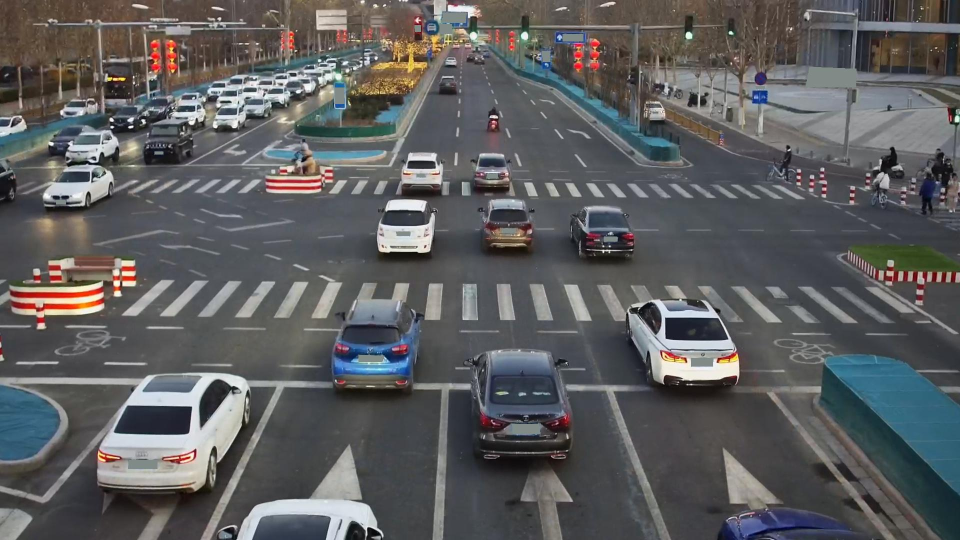
#> input picture example-single-infrastructure-side/single-infrastructure-side/image/000000.jpg, 1920 x 1080 px (shown at 1/2 size)
$ python -i cosmos.py   (imports and definitions only)
#> lines starting #> are read from the running program, lines starting #| are printed output that depends on the picture
#> further down, picture is the input picture: shape (1080, 1920, 3); mean B, G, R 94.5, 93.4, 93.1
"""Eingabe fuer Cosmos-Transfer2.5 und Cosmos 3 aus einem aufgenommenen Clip (ohne CARLA testbar).

<clip>/cosmos/ enthaelt fuenf Videos mit gleicher Laenge, Groesse und fps, Frame fuer Frame
pixelgenau deckungsgleich; beide Modelle lesen dieselben Dateien:

  rgb.mp4            Kamerabild (Transfer2.5: video_path; Cosmos 3 braucht es nicht)
  depth.mp4          inverse Tiefe, ueber den ganzen Clip auf 0..255 normiert (nah = hell),
                     wie Cosmos Video Depth Anything aufbereitet
  seg.mp4            jedes Segment eine feste Farbe, Hintergrund (unbeschriftet) schwarz.
                     Einzeln: Fahrzeuge, Personen, Masten, Ampeln, Schilder; der Rest pro Klasse
  edge.mp4           Canny-Kanten des Kamerabilds wie Cosmos (Preset medium: Schwellen 100/200)
  vis.mp4            weichgezeichnetes Kamerabild wie Cosmos (Bilateralfilter, Preset medium);
                     heisst bei Transfer2.5 "vis", bei Cosmos 3 "blur"

Dazu je Modell eine Spec, Pfade relativ zur Datei, name = Clipname:

  transfer2.5.json   fuer examples/inference.py von cosmos-transfer2.5: edge 1.0, depth 0.5, seg 1.0,
                     ohne vis (siehe transfer25_spec); Ergebnis: <ausgabeordner>/<clipname>.mp4
  cosmos3.json       fuer cosmos_framework.scripts.inference (Cosmos3-Nano/-Super, model_mode
                     video2video); verlangt Bildgroesse, Laenge und fps ausdruecklich und lehnt
                     unbekannte Felder ab. Ergebnis: <ausgabeordner>/<clipname>/vision.mp4
  prompt.json        strukturierte Szenenbeschreibung fuer Cosmos 3 (Schema der Cosmos-3-Beispiele),
                     mit der Zahl der Fahrzeuge und Personen aus den Labels des Clips

1920 x 1080 wie die Aufnahme (16:9): Beide Modelle skalieren selbst auf ihre Arbeitsgroesse, ohne
zu beschneiden (Transfer2.5: 1280 x 704 und zurueck auf die Eingabegroesse, Cosmos-3-Sim-Transfer:
832 x 480), die Labels bleiben deckungsgleich. Kodiert wird verlustfrei (H.264, QP 0, yuv444p),
damit Kanten und Segmentgrenzen nicht verschmieren.
"""

import colorsys
import json
import math
import os
from concurrent.futures import ThreadPoolExecutor

import cv2
import imageio_ffmpeg
import numpy as np

from . import dair
from .geometry import decode_instance, depth_m

SIZE = (1920, 1080)
STREAMS = ('rgb', 'depth', 'seg', 'edge', 'vis')
WORKERS = 4  # Threads pro Umwandlung
# Wie Cosmos-Transfer2.5 (datasets/augmentors/control_input.py), ohne Zufall:
EDGE_PRESETS = {'very_low': (20, 50), 'low': (50, 100), 'medium': (100, 200),
                'high': (200, 300), 'very_high': (300, 400)}           # Canny-Schwellen
BLUR_PRESETS = {'very_low': (1, 4), 'low': (4, 4), 'medium': (2, 10),
                'high': (1, 16), 'very_high': (4, 16)}                 # (Verkleinern vor Filter, Herunter-/Hochskalieren danach)
BILATERAL = (30, 150, 100)  # d, sigma_color, sigma_space
# Klassen, deren Objekte einzeln gefaerbt werden (CARLA-Tags): Mast, Ampel, Schild, Fussgaenger, Fahrer, Auto..Fahrrad
THINGS = np.array([6, 7, 8, 12, 13, 14, 15, 16, 17, 18, 19])
# Jeder Schluessel aus segment_keys ist kleiner: Dinge (Klasse << 16) | ID, sonst die Klasse (< 256)
SEG_KEYS = (int(THINGS.max()) + 1) << 16
PROMPT = ('A fixed traffic camera mounted high on a building looks down at an urban street with cars and '
          'pedestrians. Static camera, no camera motion. Realistic cars, real asphalt and sidewalk textures, '
          'natural lighting and shadows. Photorealistic, high detail.')


# ---------- Einzelbilder (numpy, RGB) ----------

def disparity(bgr, size):
    """Inverse Tiefe (1/m), auf size verkleinert."""
    return cv2.resize(1.0 / np.maximum(depth_m(bgr), 1e-3), size, interpolation=cv2.INTER_AREA)


# [38 lines left out: functions depth_frame, segment_keys, segment_color, seg_frame, not called in this run]


def edge_frame(rgb, preset='medium'):
    lo, hi = EDGE_PRESETS[preset]
    return np.repeat(cv2.Canny(rgb, lo, hi)[..., None], 3, axis=2)


def vis_frame(rgb, preset='medium'):
#> called with preset = 'medium'
    k, f = BLUR_PRESETS[preset]
    h, w = rgb.shape[:2]
#> h = 1080; w = 1920
    x = cv2.resize(rgb, (w // k, h // k), interpolation=cv2.INTER_AREA)
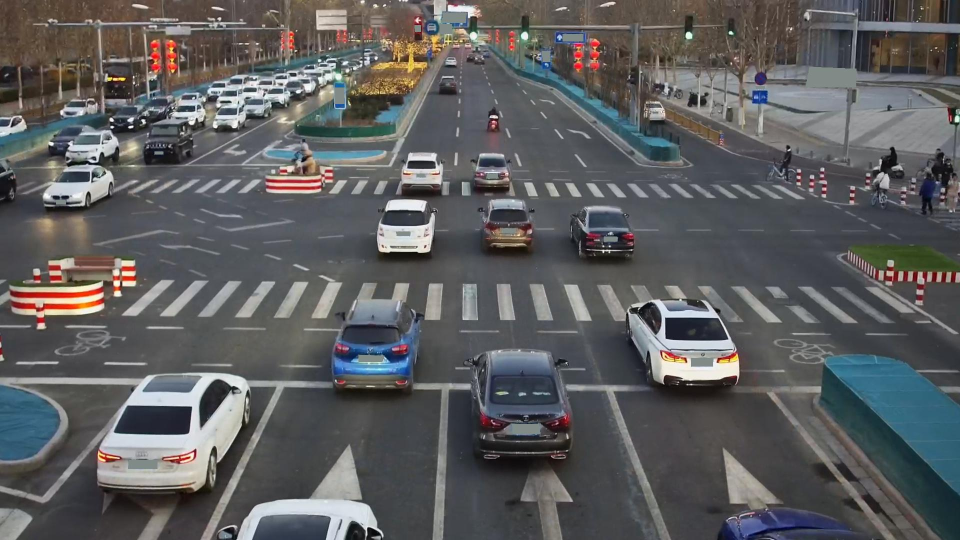
#> x: shape (540, 960, 3); mean B, G, R 94.7, 93.6, 93.2
    x = cv2.bilateralFilter(x, *BILATERAL)
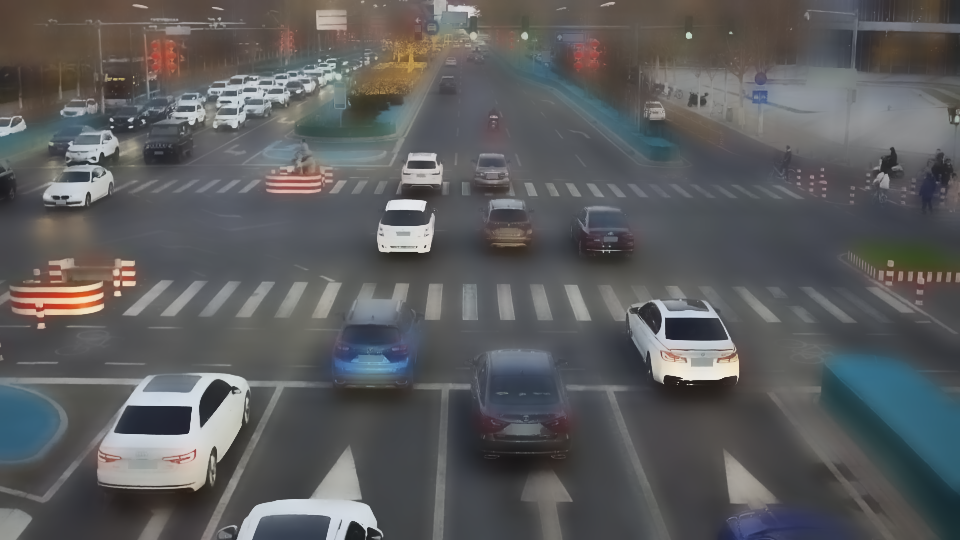
#> x: shape (540, 960, 3); mean B, G, R 93.7, 92.6, 92.1
    x = cv2.resize(x, (w, h), interpolation=cv2.INTER_LINEAR)
#> x: shape (1080, 1920, 3)
    x = cv2.resize(x, (int(w / f), int(h / f)), interpolation=cv2.INTER_AREA)
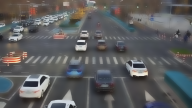
#> x: shape (108, 192, 3); mean B, G, R 93.7, 92.6, 92.1
    return cv2.resize(x, (w, h), interpolation=cv2.INTER_CUBIC)
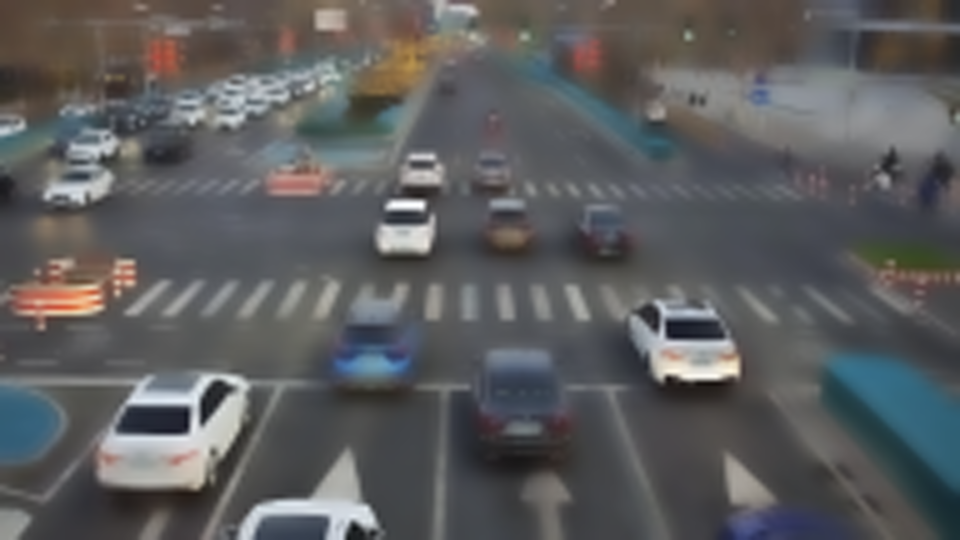
#> returned value: shape (1080, 1920, 3) (shown at 1/2 size); mean of channels 0, 1, 2 93.7, 92.6, 92.1; drawn as B, G, R


# ---------- Clip ----------

class Writer:
    # [7 lines left out: function __init__, not called in this run]

    def write(self, frame):
        self.gen.send(np.ascontiguousarray(frame))

    def close(self):
        self.gen.close()


# [47 lines left out: functions _read, transfer25_spec, cosmos3_spec, not called in this run]


def _aspect(size):
    g = math.gcd(*size)
    return '%d,%d' % (size[0] // g, size[1] // g)


# [154 lines left out: functions count_objects, most_objects, lens, caption, build, not called in this run]

>>> import cv2
>>> picture = cv2.imread('../../example-single-infrastructure-side/single-infrastructure-side/image/000000.jpg')
>>> result = vis_frame(picture)

$ run again, on example-single-infrastructure-side/single-infrastructure-side/image/000001.jpg
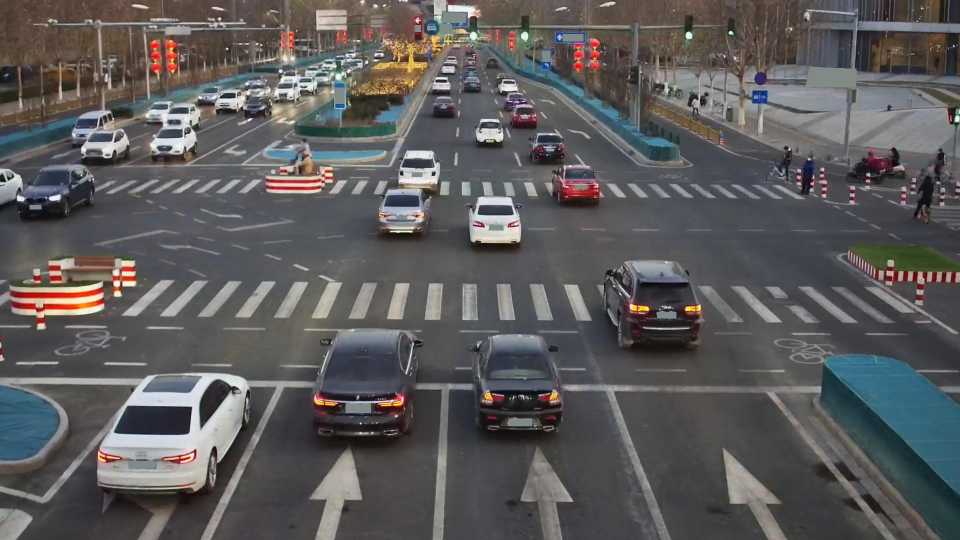
#> input picture example-single-infrastructure-side/single-infrastructure-side/image/000001.jpg, 1920 x 1080 px (shown at 1/2 size)
#> picture is the input picture: shape (1080, 1920, 3); mean B, G, R 91.1, 90.6, 92.1
#> in vis_frame, `x = cv2.bilateralFilter(x, *BILATERAL)`:
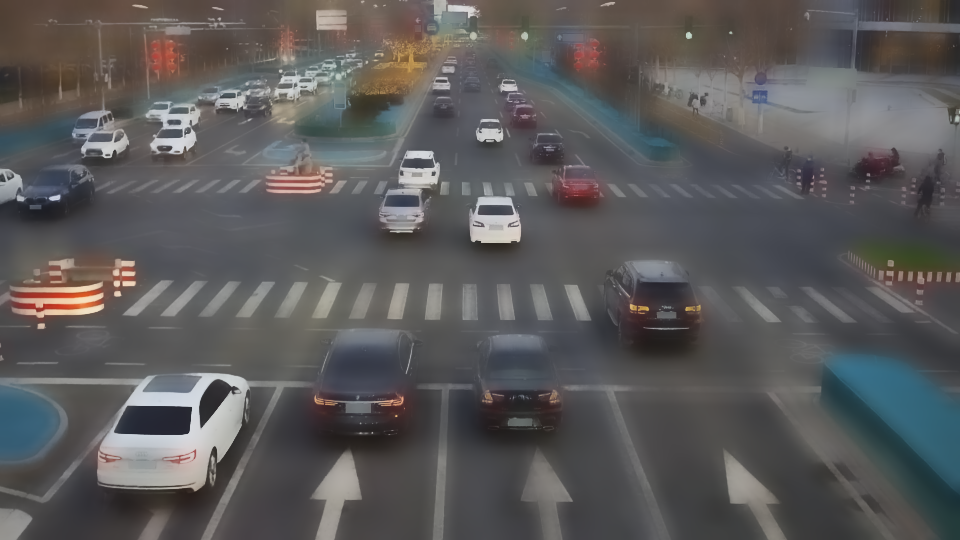
#> x: shape (540, 960, 3); mean B, G, R 90.3, 89.8, 91.2
#> in vis_frame, `x = cv2.resize(x, (int(w / f), int(h / f)), interpolation=cv2.INTER_AR..`:
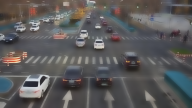
#> x: shape (108, 192, 3); mean B, G, R 90.2, 89.8, 91.1

$ run again, on example-single-infrastructure-side/single-infrastructure-side/image/000002.jpg
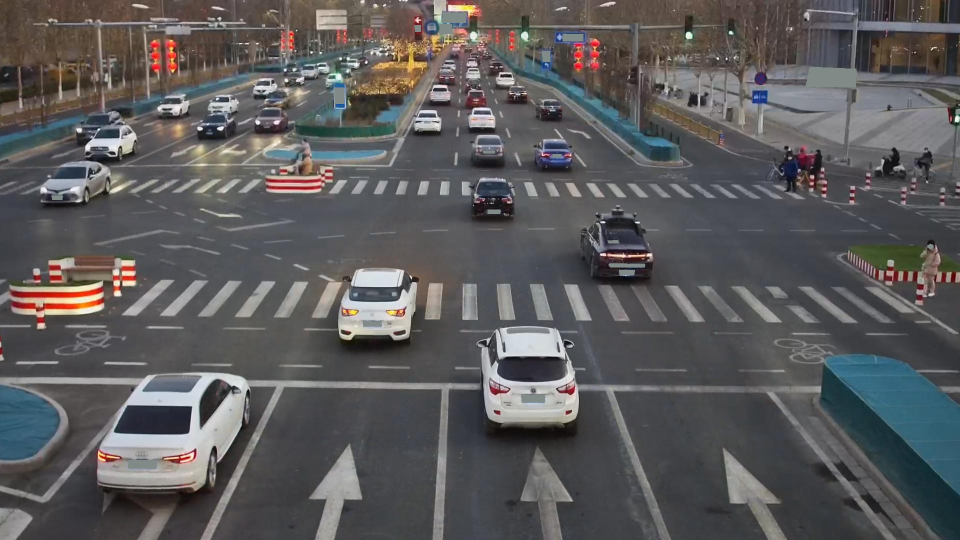
#> input picture example-single-infrastructure-side/single-infrastructure-side/image/000002.jpg, 1920 x 1080 px (shown at 1/2 size)
#> picture is the input picture: shape (1080, 1920, 3); mean B, G, R 91.3, 90.4, 91.7
#> in vis_frame, `x = cv2.bilateralFilter(x, *BILATERAL)`:
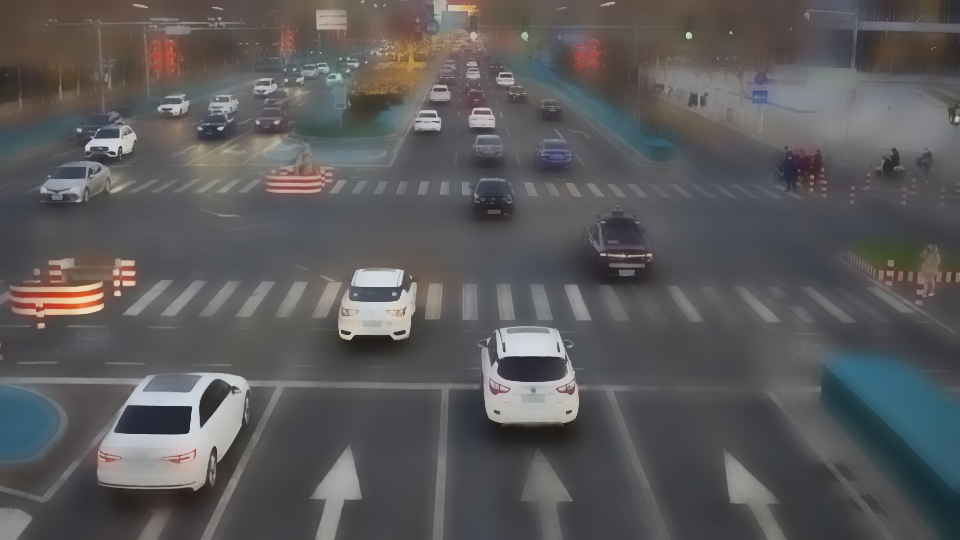
#> x: shape (540, 960, 3); mean B, G, R 90.6, 89.6, 90.8
#> in vis_frame, `x = cv2.resize(x, (int(w / f), int(h / f)), interpolation=cv2.INTER_AR..`:
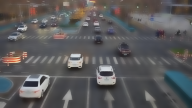
#> x: shape (108, 192, 3); mean B, G, R 90.5, 89.6, 90.8

$ run again, on example-single-infrastructure-side/single-infrastructure-side/image/000003.jpg
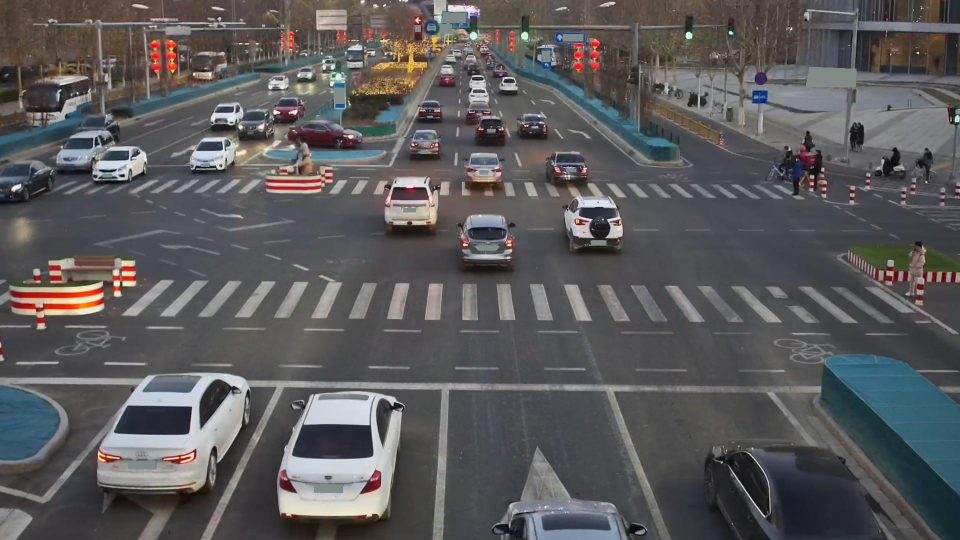
#> input picture example-single-infrastructure-side/single-infrastructure-side/image/000003.jpg, 1920 x 1080 px (shown at 1/2 size)
#> picture is the input picture: shape (1080, 1920, 3); mean B, G, R 91.2, 89.8, 91
#> in vis_frame, `x = cv2.bilateralFilter(x, *BILATERAL)`:
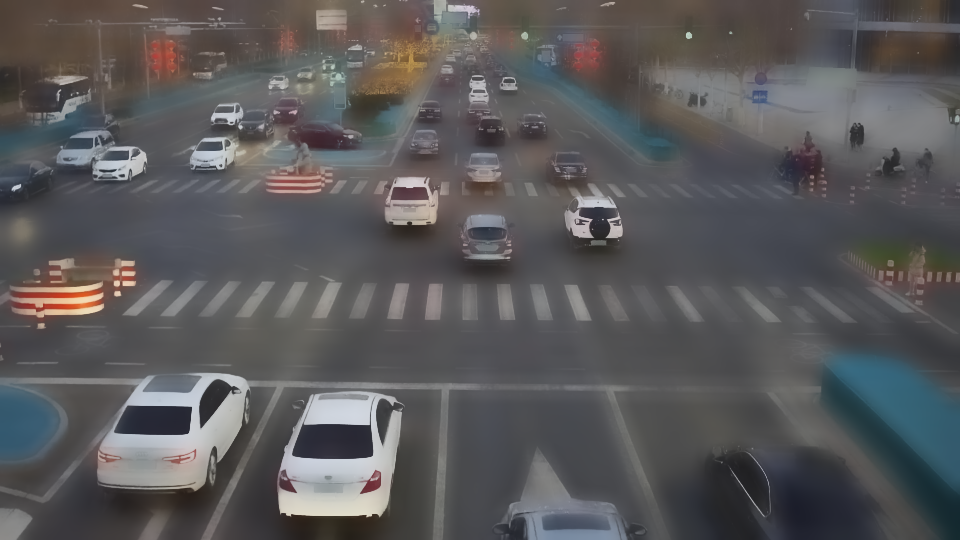
#> x: shape (540, 960, 3); mean B, G, R 90.5, 89.1, 90.2
#> in vis_frame, `x = cv2.resize(x, (int(w / f), int(h / f)), interpolation=cv2.INTER_AR..`:
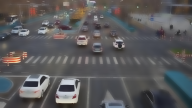
#> x: shape (108, 192, 3); mean B, G, R 90.4, 89.1, 90.1
